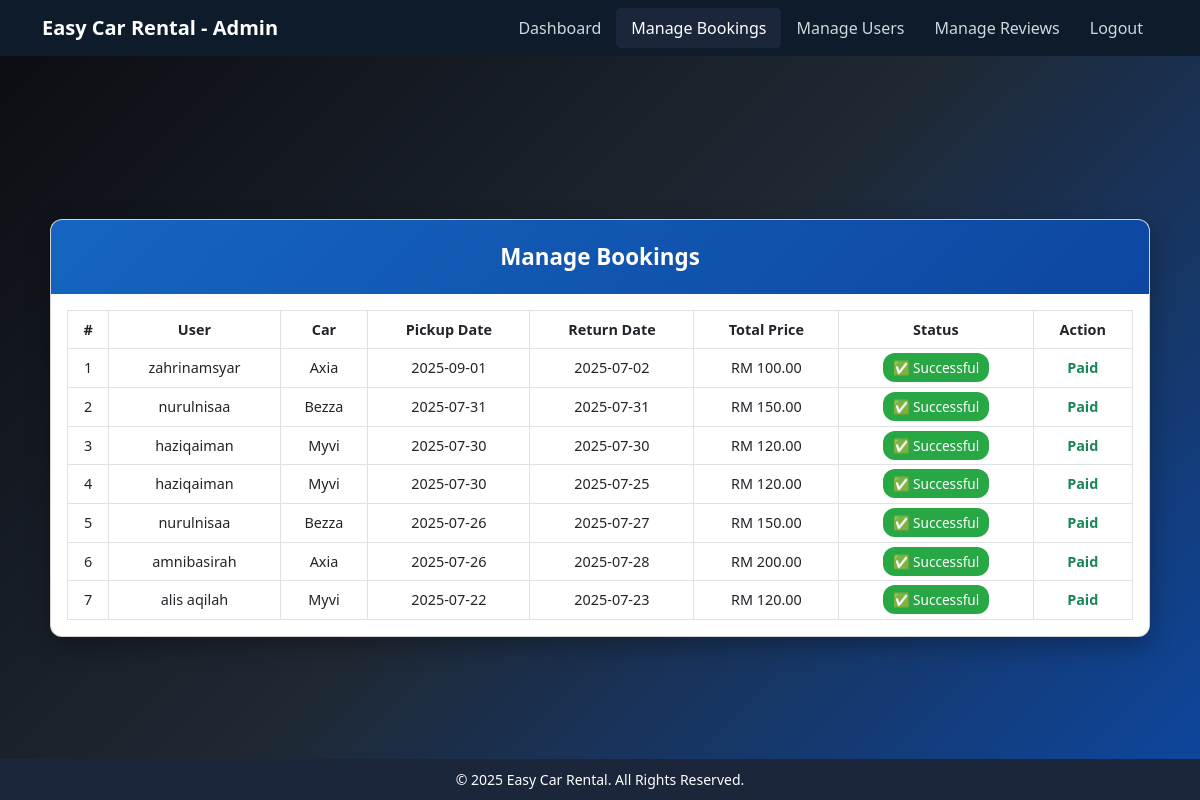
Page /easy_car_rental/admin/manage_bookings.php (signed in) on the committed database.
### tables this page shows
CREATE TABLE `bookings` (
  `booking_id` int(11) NOT NULL,
  `user_id` int(11) DEFAULT NULL,
  `car_id` int(11) DEFAULT NULL,
  `booking_date` date DEFAULT NULL,
  `return_date` date DEFAULT NULL,
  `total_price` decimal(10,2) DEFAULT NULL,
  `payment_status` enum('pending','paid') DEFAULT 'pending',
  `is_read` tinyint(1) DEFAULT 0
);

CREATE TABLE `users` (
  `user_id` int(11) NOT NULL,
  `username` varchar(50) NOT NULL,
  `email` varchar(100) NOT NULL,
  `password` varchar(255) NOT NULL,
  `role` enum('user','admin') DEFAULT 'user',
  `created_at` timestamp NOT NULL DEFAULT current_timestamp()
);

CREATE TABLE `cars` (
  `car_id` int(11) NOT NULL,
  `car_name` varchar(100) DEFAULT NULL,
  `car_model` varchar(100) DEFAULT NULL,
  `price_per_day` decimal(10,2) DEFAULT NULL,
  `image` varchar(255) DEFAULT NULL
);

### easy_car_rental/admin/manage_bookings.php (the view, shortened to what this page needs)
<?php
include '../includes/db.php';
$bookings = $conn->query("
    SELECT b.*, u.username, c.car_name
    FROM bookings b
    JOIN users u ON b.user_id = u.user_id
    JOIN cars c ON b.car_id = c.car_id
    ORDER BY b.booking_date DESC
");
?>
<?php include '../includes/navbar_admin.php'; ?>
<div class="manage-bookings-container">
    <div class="card manage-card">
        <div class="card-header">
            Manage Bookings
        </div>
        <div class="card-body">
            <div class="table-responsive">
                <table class="table table-bordered table-hover align-middle mb-0">
                    <thead>
                        <tr>
                            <th>#</th>
                            <th>User</th>
                            <th>Car</th>
                            <th>Pickup Date</th>
                            <th>Return Date</th>
                            <th>Total Price</th>
                            <th>Status</th>
                            <th>Action</th>
                        </tr>
                    </thead>
                    <tbody>
                        <?php if ($bookings->num_rows > 0): ?>
                            <?php $i = 1; while ($b = $bookings->fetch_assoc()): ?>
                            <tr>
                                <td><?= $i++ ?></td>
                                <td><?= htmlspecialchars($b['username']) ?></td>
                                <td><?= htmlspecialchars($b['car_name']) ?></td>
                                <td><?= $b['booking_date'] ?></td>
                                <td><?= $b['return_date'] ?></td>
                                <td>RM <?= number_format($b['total_price'], 2) ?></td>
                                <td>
                                    <?php if (strtolower($b['payment_status']) == 'paid'): ?>
                                        <span class="badge-success">✅ Successful</span>
                                    <?php else: ?>
                                        <span class="badge-warning">❌ Unsuccessful</span>
                                    <?php endif; ?>
                                </td>
                                <td>
                                    <?php if (strtolower($b['payment_status']) == 'pending'): ?>
                                        <a href="manage_bookings.php?set_paid=<?= $b['booking_id'] ?>"
                                           class="btn btn-sm btn-success"
                                           onclick="return confirm('Mark this booking as Paid?')">
                                           Mark as Paid
                                        </a>
                                    <?php else: ?>
                                        <span class="text-success fw-bold">Paid</span>
                                    <?php endif; ?>
                                </td>
                            </tr>
                            <?php endwhile; ?>
                        <?php else: ?>
                            <tr><td colspan="8" class="text-center">No bookings found.</td></tr>
                        <?php endif; ?>
                    </tbody>
                </table>
            </div>
        </div>
    </div>
</div>
<?php include '../includes/footer.php'; ?>

### easy_car_rental/admin/manage_bookings.php (style rules this page uses)
body { background: linear-gradient(135deg, #0b0c10, #1f2833, #0d47a1); color: #fff; min-height: 100vh; display: flex; flex-direction: column; }
.manage-bookings-container { flex: 1; display: flex; justify-content: center; align-items: center; padding: 20px; }
.manage-card { background: #ffffff; border-radius: 12px; box-shadow: 0 8px 25px rgba(0,0,0,0.3); width: 100%; max-width: 1100px; overflow: hidden; }
.manage-card .card-header { background: linear-gradient(135deg, #1565c0, #0d47a1); color: #fff; border: none; text-align: center; font-size: 1.4rem; padding: 20px; font-weight: bold; }
table th, table td { text-align: center; vertical-align: middle; font-size: 0.9rem; }
table thead th { background: #0d47a1; color: #fff; }
.badge-success { background-color: #28a745; color: white; padding: 5px 10px; border-radius: 12px; font-size: 0.85rem; }
.table-responsive { max-height: 65vh; overflow-y: auto; }

### rows in the picture
bookings: user.username "zahrinamsyar", car.car_name "Axia", booking_date "2025-09-01", return_date "2025-07-02", total_price "100.00", payment_status "✅ Successful"
bookings: user.username "nurulnisaa", car.car_name "Bezza", booking_date "2025-07-31", return_date "2025-07-31", total_price "150.00", payment_status "✅ Successful"
bookings: user.username "haziqaiman", car.car_name "Myvi", booking_date "2025-07-30", return_date "2025-07-30", total_price "120.00", payment_status "✅ Successful"
bookings: user.username "haziqaiman", car.car_name "Myvi", booking_date "2025-07-30", return_date "2025-07-25", total_price "120.00", payment_status "✅ Successful"
bookings: user.username "nurulnisaa", car.car_name "Bezza", booking_date "2025-07-26", return_date "2025-07-27", total_price "150.00", payment_status "✅ Successful"
bookings: user.username "amnibasirah", car.car_name "Axia", booking_date "2025-07-26", return_date "2025-07-28", total_price "200.00", payment_status "✅ Successful"
bookings: user.username "alis aqilah", car.car_name "Myvi", booking_date "2025-07-22", return_date "2025-07-23", total_price "120.00", payment_status "✅ Successful"
